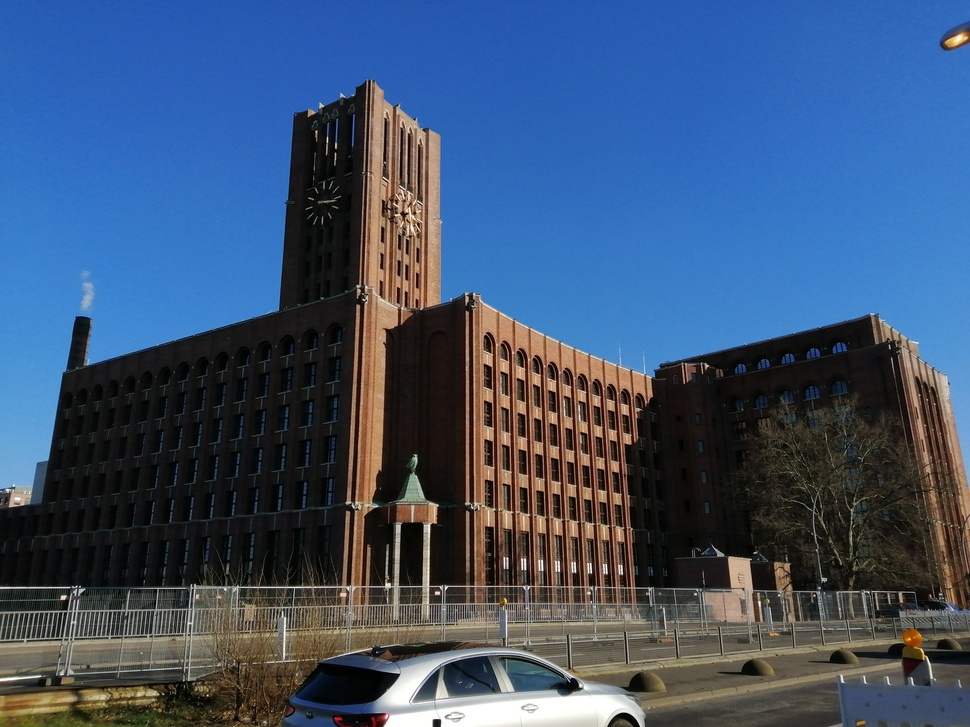
#> input picture examples/example.jpeg, 970 x 727 px, shrunk from 1632 x 1224 before the run
$ python warp.py
#> lines starting #> are read from the running program, lines starting #| are printed output that depends on the picture
import cv2
import numpy as np

matrix = [[ 1.012507,0.022864,0.000000],
[-0.005043,1.026482,8.224804],
[-0.000000,0.000022,1.000087]]

img = cv2.imread('example.jpeg')
#> img is the input picture: shape (727, 970, 3); mean B, G, R 113.2, 83.2, 61.9
rows, cols, ddims = img.shape
#> rows = 727; cols = 970; ddims = 3
matrix = np.array(matrix)

corrected_img = cv2.warpPerspective(img, matrix,(int(cols),int(rows)),flags=cv2.INTER_LINEAR)
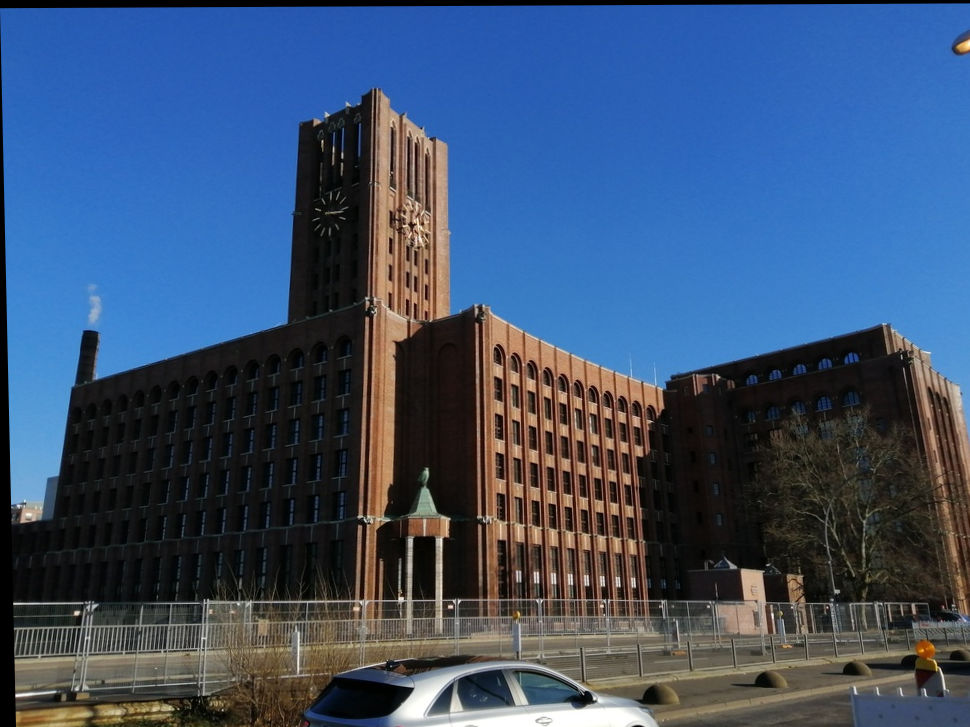
#> corrected_img: shape (727, 970, 3); mean B, G, R 111.9, 81.3, 59.7

cv2.imwrite('fixed.jpeg', corrected_img)

$ run again, with examples/corrected copy.jpeg copied over examples/example.jpeg
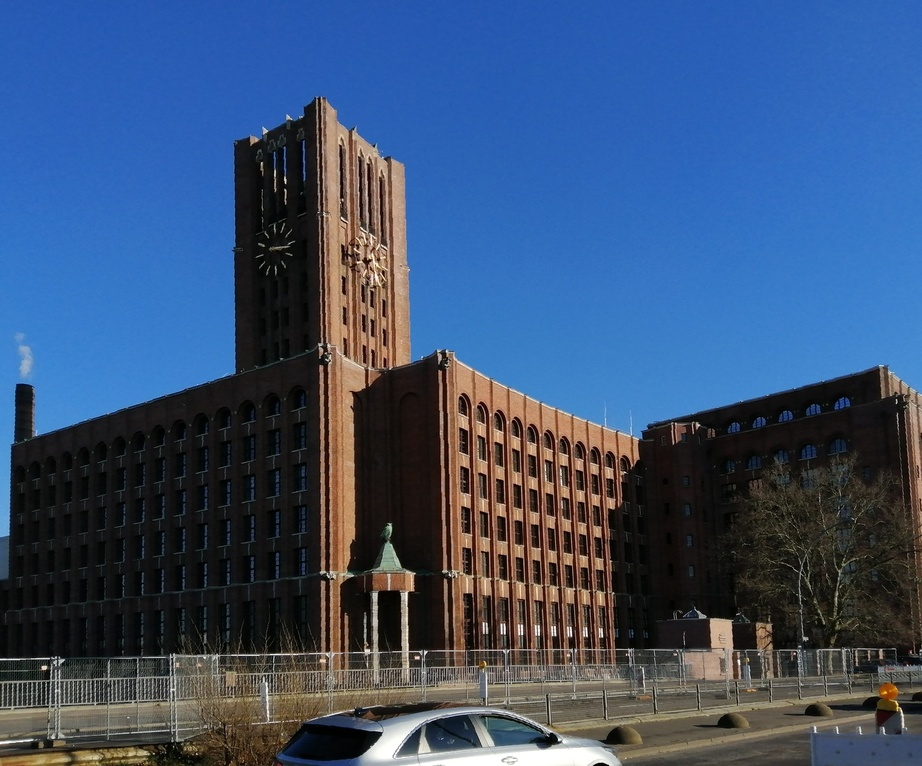
#> input picture examples/corrected copy.jpeg, 922 x 766 px, shrunk from 1431 x 1189 before the run
#> img is the input picture: shape (766, 922, 3); mean B, G, R 114.4, 81.2, 58.6
#> `corrected_img = cv2.warpPerspective(img, matrix,(int(cols),int(rows)),..`:
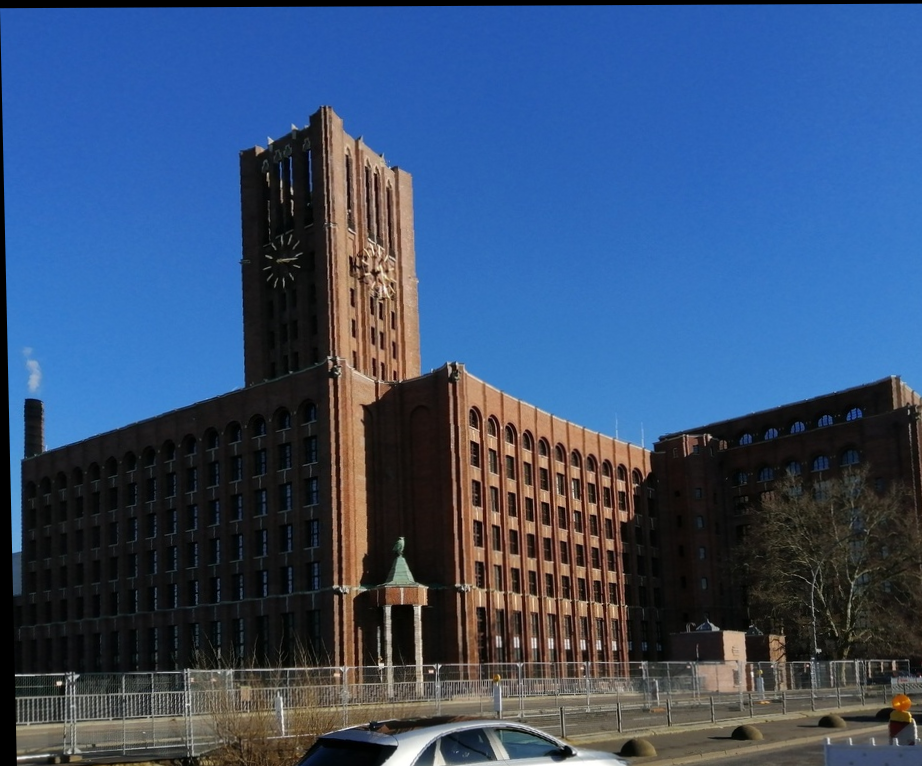
#> corrected_img: shape (766, 922, 3); mean B, G, R 113.2, 79.3, 56.4
